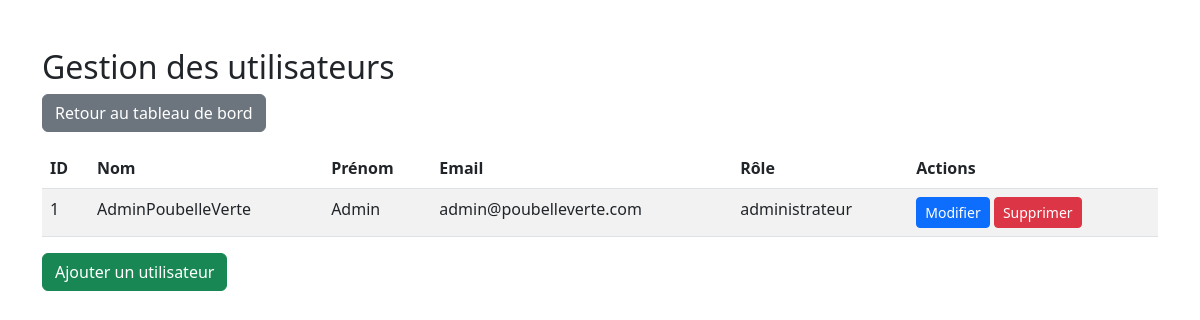
Before: /admin/gestion_utilisateurs.php (signed in) with the older database file.
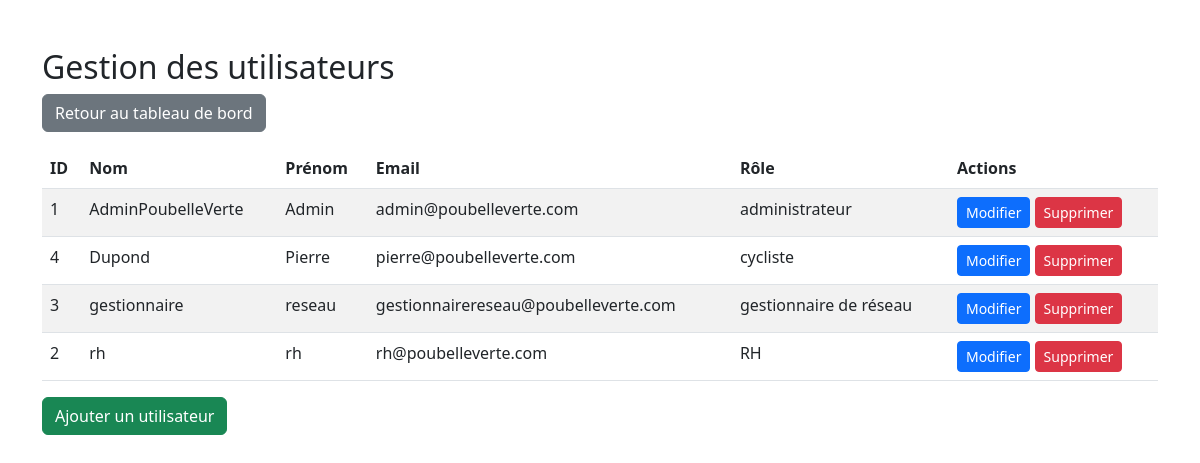
After: the same page with the newer database file.
### tables this page shows
CREATE TABLE `utilisateurs` (
  `id` int(11) NOT NULL,
  `nom` varchar(100) NOT NULL,
  `prenom` varchar(100) DEFAULT NULL,
  `email` varchar(100) NOT NULL,
  `mot_de_passe` varchar(255) NOT NULL,
  `role_id` int(11) NOT NULL,
  `date_embauche` date DEFAULT NULL,
  `disponibilite` varchar(255) DEFAULT NULL
);

CREATE TABLE `roles` (
  `id` int(11) NOT NULL,
  `nom` varchar(50) NOT NULL
);

### admin/gestion_utilisateurs.php (the view, shortened to what this page needs)
<?php
$servername = "localhost";
$username_db = "root";
$password_db = "";
$dbname = "poubelle_verte";
$conn = new mysqli($servername, $username_db, $password_db, $dbname);
$sqlUtilisateurs = "SELECT utilisateurs.id, utilisateurs.nom, utilisateurs.prenom, utilisateurs.email, roles.nom AS role
                    FROM utilisateurs
                    INNER JOIN roles ON utilisateurs.role_id = roles.id";
$resultUtilisateurs = $conn->query($sqlUtilisateurs);
?>
<!DOCTYPE html>
<html>
<head>
    <link rel="stylesheet" href="https://cdn.jsdelivr.net/npm/bootstrap@5.3.0/dist/css/bootstrap.min.css">
</head>
<body>
    <div class="container mt-5">
        <h2>Gestion des utilisateurs</h2>
                <div class="mb-3">
            <a href="admin.php" class="btn btn-secondary">Retour au tableau de bord</a>
        </div>
        <?php if ($resultUtilisateurs->num_rows > 0): ?>
            <table class="table table-striped">
                <thead>
                    <tr>
                        <th>ID</th>
                        <th>Nom</th>
                        <th>Prénom</th>
                        <th>Email</th>
                        <th>Rôle</th>
                        <th>Actions</th>
                    </tr>
                </thead>
                <tbody>
                    <?php while ($row = $resultUtilisateurs->fetch_assoc()): ?>
                        <tr>
                            <td><?php echo $row["id"]; ?></td>
                            <td><?php echo $row["nom"]; ?></td>
                            <td><?php echo $row["prenom"]; ?></td>
                            <td><?php echo $row["email"]; ?></td>
                            <td><?php echo $row["role"]; ?></td>
                            <td>
                                <a href="modifier_utilisateur.php?id=<?php echo $row["id"]; ?>" class="btn btn-primary btn-sm">Modifier</a>
                                <a href="gestion_utilisateurs.php?action=supprimer&id=<?php echo $row["id"]; ?>" class="btn btn-danger btn-sm" onclick="return confirm('Êtes-vous sûr de vouloir supprimer cet utilisateur ?')">Supprimer</a>
                            </td>
                        </tr>
                    <?php endwhile; ?>
                </tbody>
            </table>
        <?php else: ?>
            <p>Aucun utilisateur trouvé.</p>
        <?php endif; ?>
        <a href="ajouter_utilisateur.php" class="btn btn-success">Ajouter un utilisateur</a>
    </div>
</body>
</html>

Changed rows visible on the page:
added utilisateurs: id "4", nom "Dupond", prenom "Pierre", email "pierre@poubelleverte.com", role.nom "cycliste"
added utilisateurs: id "3", nom "gestionnaire", prenom "reseau", email "gestionnairereseau@poubelleverte.com", role.nom "gestionnaire de réseau"
added utilisateurs: id "2", nom "rh", prenom "rh", email "rh@poubelleverte.com", role.nom "RH"
